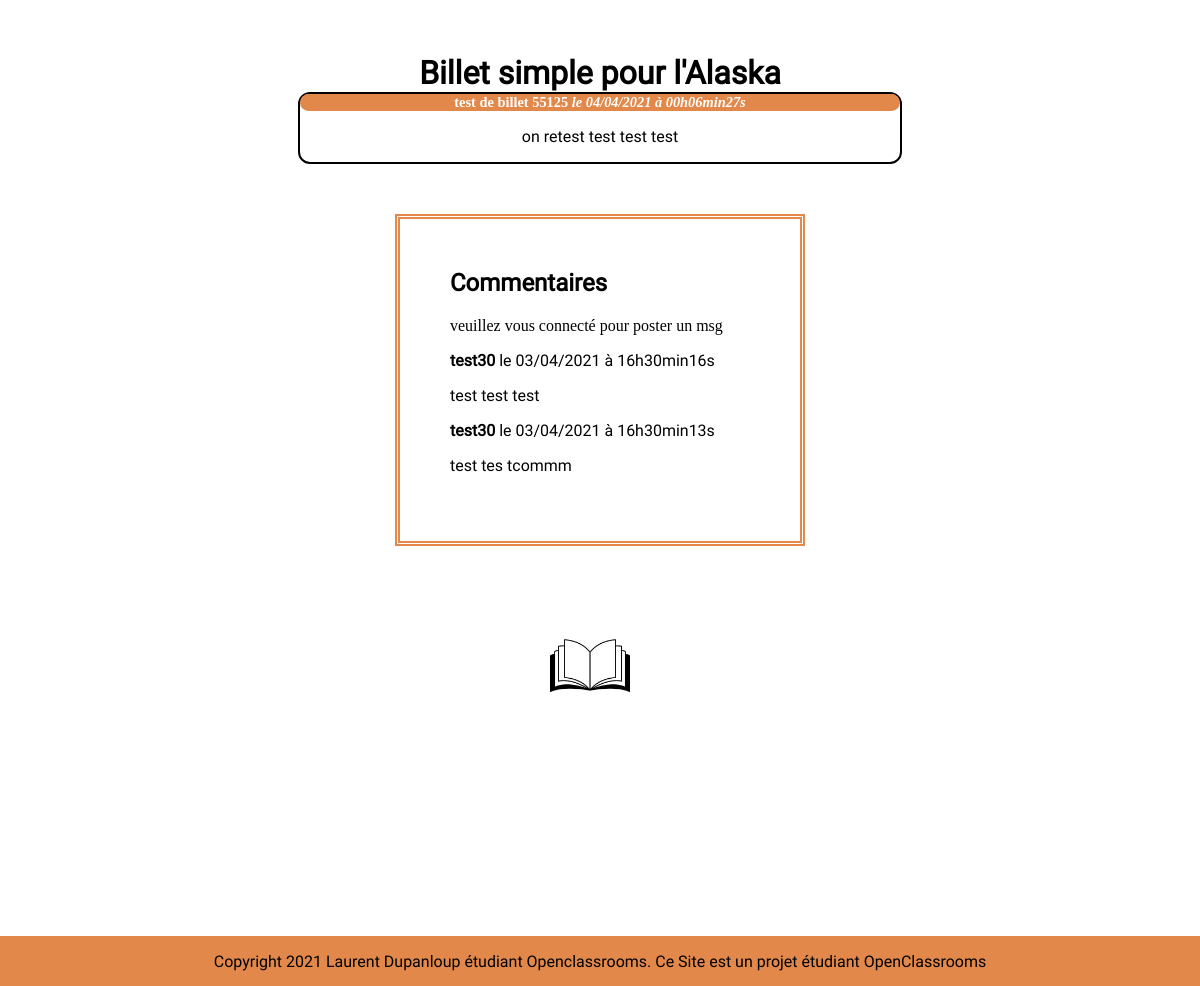
Page /index.php?action=post&id=28 (lower part) on the earlier database version.
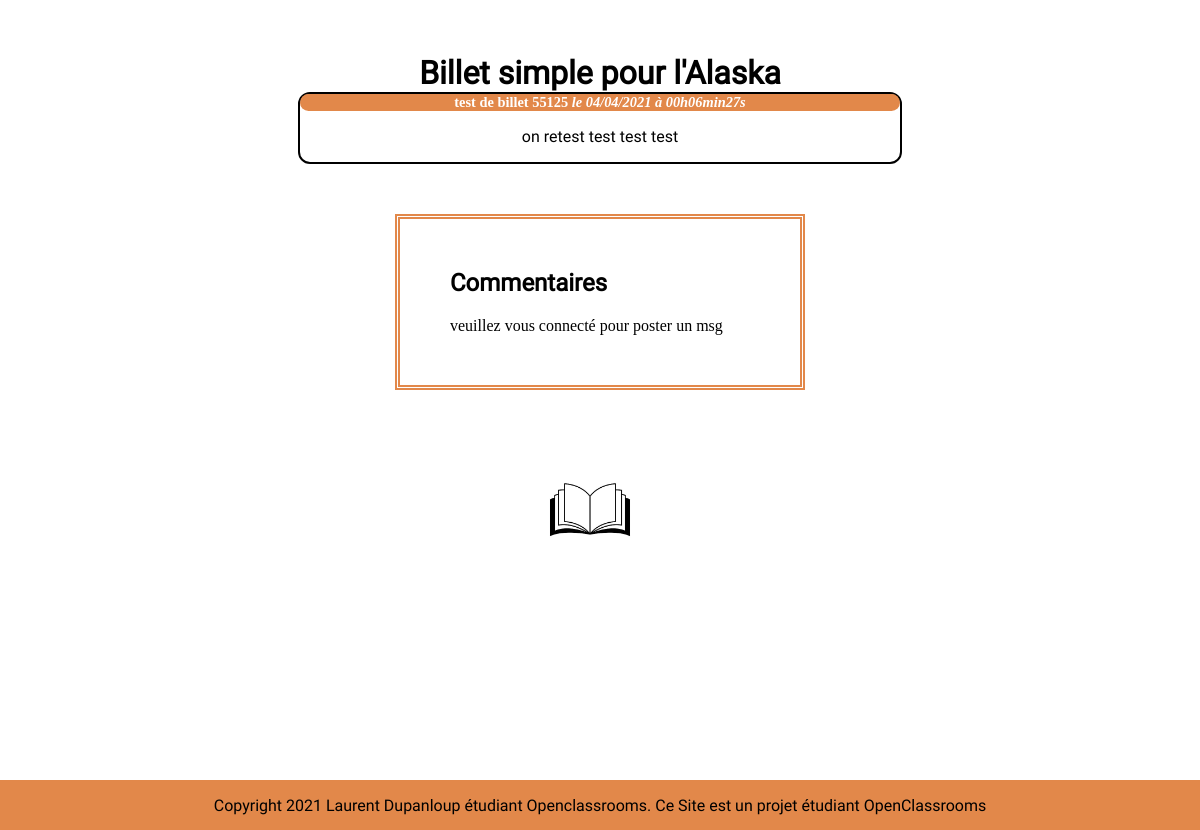
Same page on the later database version.
### tables this page shows
CREATE TABLE `comments` (
  `id` int(11) NOT NULL,
  `post_id` int(11) NOT NULL,
  `comment` text NOT NULL,
  `signalement` tinyint(1) NOT NULL,
  `author_id` int(11) DEFAULT NULL,
  `comment_date` datetime NOT NULL
);

CREATE TABLE `membre` (
  `id` int(11) NOT NULL,
  `pseudo` varchar(255) NOT NULL,
  `mdp` varchar(255) NOT NULL,
  `droit` tinyint(1) NOT NULL DEFAULT '0'
);

### controller/frontend.php (called while the page is built, shortened)
<?php
require_once('model/PostManager.php');
require_once('model/CommentManager.php');
function post($id)
{
    $postManager = new PostManager();
    $commentManager = new CommentManager();
    $post = $postManager->getPost($_GET['id']);
    $comments = $commentManager->getComments($_GET['id']);
    require('view/frontend/postView.php');
}

### model/PostManager.php (called while the page is built, shortened)
<?php
class PostManager extends Manager
{
    public function getPost($postId)
    {
        $db = $this->dbConnect();
        $req = $db->prepare('SELECT id, title, content, DATE_FORMAT(creation_date, \'%d/%m/%Y à %Hh%imin%ss\') AS creation_date_fr FROM posts WHERE id = ?');
        $req->execute(array($postId));
        $post = $req->fetch();
        return $post;
    }
}

### model/CommentManager.php (called while the page is built, shortened)
<?php
class CommentManager extends Manager
{
    public function getComments($postId)
    {
        $db = $this->dbConnect();
        $comments = $db->prepare('SELECT comments.id as ID, comments.comment, comments.signalement, comments.author_id, DATE_FORMAT(comment_date, \'%d/%m/%Y à %Hh%imin%ss\')AS comment_date_fr, membre.id, membre.pseudo FROM comments INNER JOIN membre
    ON comments.author_id = membre.id WHERE comments.post_id = ? ORDER BY comment_date DESC');
        $comments->execute(array($postId));
        return $comments;
    }
}

### view/frontend/postView.php (the view, shortened to what this page needs)
<h1>Billet simple pour l'Alaska</h1>
<div class="news">
    <h3 class="titrepost">
        <?= htmlspecialchars($post['title']) ?>
        <em>le <?= $post['creation_date_fr'] ?></em>
    </h3>
    <p>
            <?= $post['content'] ?>
    </p>
</div>
<div class="blog">
<h2 id="commentaires">Commentaires</h2>
<?php
    if($_SESSION){
?>
<form action="index.php?action=addComment&amp;id=<?= $post['id'] ?>" method="post">
    <div>
        <label><?=$_SESSION['pseudo']?></label><br />
    </div>
    <div>
        <label for="comment">Commentaire</label><br />
        <textarea id="comment" name="comment"></textarea>
    </div>
    <div>
        <input type="submit" >
    </div>
</form>
<?php }
elseif(!$_SESSION){
    echo 'veuillez vous connecté pour poster un msg';
}
while ($comment = $comments->fetch())
{
    if(!$_SESSION) {
        ?>
    <p><strong><?= htmlspecialchars($comment['pseudo']) ?></strong> le <?= $comment['comment_date_fr'] ?></p>
    <p><?= nl2br(htmlspecialchars($comment['comment'])) ?></p>
    <?php
     }
    }
?>
</div>
<?php require('template.php'); ?>

Differences in the rows shown:
removed comments: author.pseudo "test30", comment_date_fr "03/04/2021 à 16h30min16s", comment "test test test"
removed comments: author.pseudo "test30", comment_date_fr "03/04/2021 à 16h30min13s", comment "test tes tcommm"
